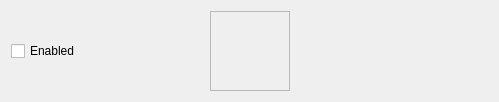
<?xml version="1.0" encoding="UTF-8"?>
<ui version="4.0">
 <class>ModWidget</class>
 <widget class="QWidget" name="ModWidget">
  <property name="geometry">
   <rect>
    <x>0</x>
    <y>0</y>
    <width>499</width>
    <height>98</height>
   </rect>
  </property>
  <layout class="QHBoxLayout" name="horizontalLayout">
   <item>
    <widget class="QCheckBox" name="enabledCheckBox">
     <property name="text">
      <string>Enabled</string>
     </property>
    </widget>
   </item>
   <item>
    <widget class="QFrame" name="frame">
     <property name="sizePolicy">
      <sizepolicy hsizetype="Fixed" vsizetype="Fixed">
       <horstretch>0</horstretch>
       <verstretch>0</verstretch>
      </sizepolicy>
     </property>
     <property name="minimumSize">
      <size>
       <width>80</width>
       <height>80</height>
      </size>
     </property>
     <property name="maximumSize">
      <size>
       <width>80</width>
       <height>80</height>
      </size>
     </property>
     <property name="baseSize">
      <size>
       <width>100</width>
       <height>100</height>
      </size>
     </property>
     <property name="frameShape">
      <enum>QFrame::Shape::StyledPanel</enum>
     </property>
     <property name="frameShadow">
      <enum>QFrame::Shadow::Raised</enum>
     </property>
    </widget>
   </item>
   <item>
    <widget class="QWidget" name="widget" native="true">
     <layout class="QVBoxLayout" name="verticalLayout">
      <property name="spacing">
       <number>3</number>
      </property>
      <property name="topMargin">
       <number>0</number>
      </property>
      <property name="bottomMargin">
       <number>0</number>
      </property>
      <item>
       <widget class="QWidget" name="widget_2" native="true"/>
      </item>
      <item>
       <widget class="QLabel" name="titleLabel">
        <property name="font">
         <font>
          <pointsize>12</pointsize>
         </font>
        </property>
        <property name="text">
         <string notr="true">&lt;TITLE_PLACEHOLDER&gt;</string>
        </property>
       </widget>
      </item>
      <item>
       <widget class="QLabel" name="descriptionLabel">
        <property name="maximumSize">
         <size>
          <width>16777215</width>
          <height>50</height>
         </size>
        </property>
        <property name="font">
         <font>
          <pointsize>11</pointsize>
         </font>
        </property>
        <property name="styleSheet">
         <string notr="true">QLabel {
  color: #666;
}</string>
        </property>
        <property name="text">
         <string notr="true">&lt;DESCRIPTION_PLACEHOLDER&gt;</string>
        </property>
        <property name="wordWrap">
         <bool>true</bool>
        </property>
       </widget>
      </item>
      <item>
       <widget class="QWidget" name="widget_3" native="true"/>
      </item>
     </layout>
    </widget>
   </item>
  </layout>
 </widget>
 <resources/>
 <connections/>
</ui>
